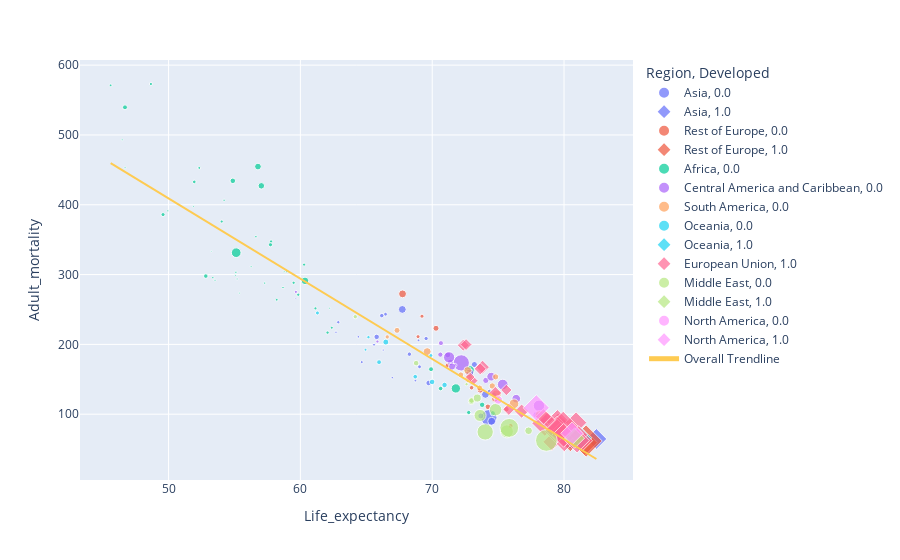

Notebook code cell kept with this figure:
### Markdown cell above
We can use colour, size and shape to visualise multidimensionality.

### Code cell
fig = px.scatter(
    data_frame=df_mean, 
    x="Life_expectancy", 
    y="Adult_mortality", 
    hover_name="Country", 
    color="Region", 
    size="GDP_per_capita", 
    symbol="Developed",
    trendline="ols", 
    trendline_scope="overall")
fig.show()

### Figure 1 — Plotly figure (JSON) as saved in the notebook; plotly's stock layout.template omitted (floating-point values rounded to 4 significant figures; data arrays with more than 128 entries replaced by an {"elided": "..."} marker saying what was removed)
{"data": [{"hovertemplate": "<b>%{hovertext}</b><br><br>Region=Asia<br>Developed=0.0<br>Life_expectancy=%{x}<br>Adult_mortality=%{y}<br>GDP_per_capita=%{marker.size}<extra></extra>", "hovertext": ["Afghanistan", "Azerbaijan", "Bangladesh", "Bhutan", "Brunei Darussalam", "Cambodia", "China", "India", "Indonesia", "Kazakhstan", "Kyrgyz Republic", "Lao PDR", "Malaysia", "Maldives", "Mongolia", "Myanmar", "Nepal", "Pakistan", "Philippines", "Singapore", "Sri Lanka", "Tajikistan", "Thailand", "Turkmenistan", "Uzbekistan", "Vietnam"], "legendgroup": "Asia, 0.0", "marker": {"color": "#636efa", "size": [408.6, 3814.0, 897.3, 1883.0, 33930.0, 805.4, 4708.0, 1112.0, 2506.0, 7986.0, 912.9, 1430.0, 7869.0, 8100.0, 2551, 730.8, 689.2, 1197, 2296.0, 44660.0, 2700.0, 709.6, 4739.0, 3840.0, 1896, 1808.0], "sizemode": "area", "sizeref": 257.4, "symbol": "circle"}, "mode": "markers", "name": "Asia, 0.0", "orientation": "v", "showlegend": true, "type": "scatter", "x": [59.66, 69.72, 68.72, 66.46, 74.3, 64.4, 73.69, 65.59, 68.27, 67.73, 68.96, 62.88, 74.04, 74.51, 66.17, 62.7, 66.28, 64.66, 69.54, 80.53, 74.69, 66.97, 73.2, 65.79, 69.04, 74.33], "xaxis": "x", "y": [265.8, 144.7, 148.1, 243.2, 94.99, 210.9, 97.51, 199.5, 186.0, 250.1, 205.7, 231.7, 128.3, 89.86, 241.2, 217.4, 191.8, 174.6, 208.4, 63.66, 128.4, 152.4, 171.2, 210.7, 167.9, 133.1], "yaxis": "y"}, {"hovertemplate": "<b>%{hovertext}</b><br><br>Region=Asia<br>Developed=1.0<br>Life_expectancy=%{x}<br>Adult_mortality=%{y}<br>GDP_per_capita=%{marker.size}<extra></extra>", "hovertext": ["Japan"], "legendgroup": "Asia, 1.0", "marker": {"color": "#636efa", "size": [32970.0], "sizemode": "area", "sizeref": 257.4, "symbol": "diamond"}, "mode": "markers", "name": "Asia, 1.0", "orientation": "v", "showlegend": true, "type": "scatter", "x": [82.46], "xaxis": "x", "y": [64.52], "yaxis": "y"}, {"hovertemplate": "<b>%{hovertext}</b><br><br>Region=Rest of Europe<br>Developed=0.0<br>Life_expectancy=%{x}<br>Adult_mortality=%{y}<br>GDP_per_capita=%{marker.size}<extra></extra>", "hovertext": ["Albania", "Armenia", "Belarus", "Bosnia and Herzegovina", "Georgia", "Moldova", "Montenegro", "North Macedonia", "Russian Federation", "Serbia", "Ukraine"], "legendgroup": "Rest of Europe, 0.0", "marker": {"color": "#EF553B", "size": [3071.0, 2657.0, 4630.0, 3798.0, 2781.0, 2068.0, 5520.0, 3971.0, 7955, 4696.0, 2157.0], "sizemode": "area", "sizeref": 257.4, "symbol": "circle"}, "mode": "markers", "name": "Rest of Europe, 0.0", "orientation": "v", "showlegend": true, "type": "scatter", "x": [75.95, 72.99, 70.29, 75.63, 71.16, 68.92, 74.76, 74.23, 67.75, 73.64, 69.22], "xaxis": "x", "y": [83.13, 137.9, 223.1, 107.1, 170.1, 211.1, 121.9, 110.6, 272.4, 134.5, 240.4], "yaxis": "y"}, {"hovertemplate": "<b>%{hovertext}</b><br><br>Region=Rest of Europe<br>Developed=1.0<br>Life_expectancy=%{x}<br>Adult_mortality=%{y}<br>GDP_per_capita=%{marker.size}<extra></extra>", "hovertext": ["Iceland", "Norway", "Switzerland", "United Kingdom"], "legendgroup": "Rest of Europe, 1.0", "marker": {"color": "#EF553B", "size": [48570.0, 72220.0, 79540.0, 42710.0], "sizemode": "area", "sizeref": 257.4, "symbol": "diamond"}, "mode": "markers", "name": "Rest of Europe, 1.0", "orientation": "v", "showlegend": true, "type": "scatter", "x": [81.58, 80.48, 81.67, 79.61], "xaxis": "x", "y": [59.15, 68.4, 61.56, 77.53], "yaxis": "y"}, {"hovertemplate": "<b>%{hovertext}</b><br><br>Region=Africa<br>Developed=0.0<br>Life_expectancy=%{x}<br>Adult_mortality=%{y}<br>GDP_per_capita=%{marker.size}<extra></extra>", "hovertext": ["Algeria", "Angola", "Benin", "Botswana", "Burkina Faso", "Burundi", "Cabo Verde", "Cameroon", "Central African Republic", "Chad", "Comoros", "Congo, Dem. Rep.", "Congo, Rep.", "Cote d'Ivoire", "Djibouti", "Egypt, Arab Rep.", "Equatorial Guinea", "Eritrea", "Eswatini", "Ethiopia", "Gabon", "Gambia, The", "Ghana", "Guinea", "Guinea-Bissau", "Kenya", "Lesotho", "Liberia", "Libya", "Madagascar", "Malawi", "Mali", "Mauritania", "Mauritius", "Morocco", "Mozambique", "Namibia", "Niger", "Nigeria", "Rwanda", "Senegal", "Seychelles", "Sierra Leone", "Somalia", "South Africa", "Tanzania", "Togo", "Tunisia", "Uganda", "Zambia", "Zimbabwe"], "legendgroup": "Africa, 0.0", "marker": {"color": "#00cc96", "size": [3745.0, 2648.0, 984.4, 5505.0, 548.8, 309.1, 2671.0, 1236.0, 466.7, 627.3, 1204.0, 393.8, 2265.0, 1679, 1334.0, 3121.0, 12070.0, 1268.0, 3098.0, 401.4, 7320, 705.2, 1358.0, 688.6, 576.5, 1270.0, 926.7, 666.3, 11190.0, 472.9, 324.7, 690.9, 1407.0, 7189.0, 2336.0, 438.8, 3944.0, 432.7, 2133, 534.8, 1130.0, 12250.0, 526.7, 263.9, 5786, 751.9, 500.2, 3586.0, 693.4, 1060.0, 1291.0], "sizemode": "area", "sizeref": 257.4, "symbol": "circle"}, "mode": "markers", "name": "Africa, 0.0", "orientation": "v", "showlegend": true, "type": "scatter", "x": [73.79, 52.83, 58.21, 57.04, 55.2, 55.08, 70.64, 54.03, 46.48, 49.94, 61.14, 55.07, 57.73, 51.95, 59.49, 69.91, 55.13, 60.28, 46.69, 58.77, 60.35, 58.68, 59.84, 55.11, 53.52, 57.77, 45.61, 57.29, 71.79, 62.23, 52.29, 53.36, 62.06, 72.85, 72.77, 51.88, 54.88, 55.37, 49.58, 58.95, 62.38, 72.84, 46.7, 53.24, 56.78, 56.62, 56.26, 74.6, 54.21, 52.33, 48.66], "xaxis": "x", "y": [113.4, 297.8, 263.9, 427.1, 293.7, 330.9, 136.7, 376.0, 493.0, 391.3, 251.6, 298.8, 342.8, 432.7, 288.3, 164.4, 331.3, 314.2, 539.6, 304.3, 291.0, 281.4, 271.1, 303.3, 291.9, 347.5, 571.1, 287.7, 136.9, 251.9, 453.4, 295.6, 216.9, 156.8, 102.4, 397.7, 434.3, 273.5, 385.9, 303.9, 223.9, 162.6, 453.0, 333.2, 454.7, 354.3, 311.3, 101.4, 406.4, 452.8, 573.0], "yaxis": "y"}, {"hovertemplate": "<b>%{hovertext}</b><br><br>Region=Central America and Caribbean<br>Developed=0.0<br>Life_expectancy=%{x}<br>Adult_mortality=%{y}<br>GDP_per_capita=%{marker.size}<extra></extra>", "hovertext": ["Antigua and Barbuda", "Bahamas, The", "Barbados", "Belize", "Costa Rica", "Cuba", "Dominican Republic", "El Salvador", "Grenada", "Guatemala", "Haiti", "Honduras", "Jamaica", "Nicaragua", "Panama", "Sao Tome and Principe", "St. Lucia", "St. Vincent and the Grenadines", "Trinidad and Tobago"], "legendgroup": "Central America and Caribbean, 0.0", "marker": {"color": "#ab63fa", "size": [14680.0, 34030.0, 16750.0, 4701.0, 9571.0, 5952.0, 5277.0, 3297.0, 8010.0, 3525, 1324.0, 2055.0, 5012.0, 1676.0, 9573.0, 1307.0, 9912.0, 6576.0, 16140.0], "sizemode": "area", "sizeref": 257.4, "symbol": "circle"}, "mode": "markers", "name": "Central America and Caribbean, 0.0", "orientation": "v", "showlegend": true, "type": "scatter", "x": [75.35, 72.21, 78.1, 71.17, 78.47, 77.89, 71.38, 70.66, 72.85, 70.62, 59.66, 72.66, 74.07, 71.74, 76.38, 65.84, 74.47, 71.51, 71.28], "xaxis": "x", "y": [142.5, 173.5, 112.1, 185.1, 93.49, 98.99, 174.2, 201.8, 159.1, 185.3, 275.2, 158.4, 148.4, 170.3, 122.2, 204.1, 153.8, 168.2, 181.5], "yaxis": "y"}, {"hovertemplate": "<b>%{hovertext}</b><br><br>Region=South America<br>Developed=0.0<br>Life_expectancy=%{x}<br>Adult_mortality=%{y}<br>GDP_per_capita=%{marker.size}<extra></extra>", "hovertext": ["Argentina", "Bolivia", "Brazil", "Chile", "Colombia", "Ecuador", "Guyana", "Paraguay", "Peru", "Suriname", "Uruguay", "Venezuela, RB"], "legendgroup": "South America, 0.0", "marker": {"color": "#FFA15A", "size": [12170.0, 2414.0, 7992.0, 11067, 4911.0, 5177.0, 4590.0, 4403.0, 4626.0, 8133.0, 12010.0, 9295.0], "sizemode": "area", "sizeref": 257.4, "symbol": "circle"}, "mode": "markers", "name": "South America, 0.0", "orientation": "v", "showlegend": true, "type": "scatter", "x": [74.86, 66.59, 72.69, 78.14, 74.81, 74.56, 67.33, 72.17, 73.59, 69.62, 76.21, 72.79], "xaxis": "x", "y": [127.9, 210.7, 162.6, 98.55, 153.5, 140.4, 220.1, 156.4, 137.6, 189.6, 115.0, 151.1], "yaxis": "y"}, {"hovertemplate": "<b>%{hovertext}</b><br><br>Region=Oceania<br>Developed=0.0<br>Life_expectancy=%{x}<br>Adult_mortality=%{y}<br>GDP_per_capita=%{marker.size}<extra></extra>", "hovertext": ["Fiji", "Kiribati", "Micronesia, Fed. Sts.", "Papua New Guinea", "Samoa", "Solomon Islands", "Timor-Leste", "Tonga", "Vanuatu"], "legendgroup": "Oceania, 0.0", "marker": {"color": "#19d3f3", "size": [4591.0, 1471.0, 2991.0, 2084.0, 3824, 1964.0, 1082.0, 3954.0, 2736.0], "sizemode": "area", "sizeref": 257.4, "symbol": "circle"}, "mode": "markers", "name": "Oceania, 0.0", "orientation": "v", "showlegend": true, "type": "scatter", "x": [66.48, 65.16, 65.97, 61.29, 70.94, 69.9, 64.94, 69.99, 68.71], "xaxis": "x", "y": [203.3, 210.3, 174.5, 245.0, 141.9, 184.1, 192.3, 146.2, 153.7], "yaxis": "y"}, {"hovertemplate": "<b>%{hovertext}</b><br><br>Region=Oceania<br>Developed=1.0<br>Life_expectancy=%{x}<br>Adult_mortality=%{y}<br>GDP_per_capita=%{marker.size}<extra></extra>", "hovertext": ["Australia", "New Zealand"], "legendgroup": "Oceania, 1.0", "marker": {"color": "#19d3f3", "size": [51750.0, 35170.0], "sizemode": "area", "sizeref": 257.4, "symbol": "diamond"}, "mode": "markers", "name": "Oceania, 1.0", "orientation": "v", "showlegend": true, "type": "scatter", "x": [81.11, 80.19], "xaxis": "x", "y": [65.96, 74.43], "yaxis": "y"}, {"hovertemplate": "<b>%{hovertext}</b><br><br>Region=European Union<br>Developed=1.0<br>Life_expectancy=%{x}<br>Adult_mortality=%{y}<br>GDP_per_capita=%{marker.size}<extra></extra>", "hovertext": ["Austria", "Belgium", "Bulgaria", "Croatia", "Cyprus", "Czechia", "Denmark", "Estonia", "Finland", "France", "Germany", "Greece", "Hungary", "Ireland", "Italy", "Latvia", "Lithuania", "Luxembourg", "Malta", "Netherlands", "Poland", "Portugal", "Romania", "Slovak Republic", "Slovenia", "Spain", "Sweden"], "legendgroup": "European Union, 1.0", "marker": {"color": "#FF6692", "size": [42376, 38782, 5702.0, 11270.0, 24680.0, 15480.0, 51490.0, 14640.0, 42460.0, 35450.0, 37390.0, 20660.0, 11130.0, 47790.0, 32280.0, 10880.0, 10670.0, 103000.0, 19670.0, 43300.0, 9789.0, 19200.0, 7011.0, 12870.0, 19580.0, 25510.0, 46750.0], "sizemode": "area", "sizeref": 257.4, "symbol": "diamond"}, "mode": "markers", "name": "European Union, 1.0", "orientation": "v", "showlegend": true, "type": "scatter", "x": [79.97, 79.55, 73.15, 75.81, 79.08, 76.78, 78.54, 73.82, 79.5, 80.91, 79.47, 79.76, 73.64, 79.48, 81.39, 72.36, 72.57, 79.94, 80.02, 79.97, 75.62, 78.74, 72.88, 74.79, 78.44, 81.11, 80.99], "xaxis": "x", "y": [78.31, 85.44, 148.0, 107.0, 60.45, 104.3, 86.87, 167.4, 89.68, 87.9, 81.36, 76.73, 165.0, 75.16, 62.06, 198.9, 199.7, 77.85, 57.71, 69.71, 134.7, 91.73, 153.2, 130.5, 96.41, 70.45, 62.07], "yaxis": "y"}, {"hovertemplate": "<b>%{hovertext}</b><br><br>Region=Middle East<br>Developed=0.0<br>Life_expectancy=%{x}<br>Adult_mortality=%{y}<br>GDP_per_capita=%{marker.size}<extra></extra>", "hovertext": ["Bahrain", "Iran, Islamic Rep.", "Iraq", "Jordan", "Kuwait", "Lebanon", "Oman", "Qatar", "Saudi Arabia", "Syrian Arab Republic", "Turkiye", "United Arab Emirates", "Yemen, Rep."], "legendgroup": "Middle East, 0.0", "marker": {"color": "#B6E880", "size": [22040.0, 4936.0, 3989.0, 4283.0, 34270.0, 7539, 20090.0, 60680.0, 18710.0, 1412.0, 8299.0, 45530.0, 2407.0], "sizemode": "area", "sizeref": 257.4, "symbol": "circle"}, "mode": "markers", "name": "Middle East, 0.0", "orientation": "v", "showlegend": true, "type": "scatter", "x": [75.66, 72.97, 68.78, 72.99, 74.02, 77.31, 74.81, 78.66, 73.63, 72.61, 73.42, 75.84, 64.16], "xaxis": "x", "y": [75.39, 118.2, 173.1, 119.7, 74.6, 76.3, 106.5, 62.4, 98.2, 143.0, 123.1, 80.41, 239.7], "yaxis": "y"}, {"hovertemplate": "<b>%{hovertext}</b><br><br>Region=Middle East<br>Developed=1.0<br>Life_expectancy=%{x}<br>Adult_mortality=%{y}<br>GDP_per_capita=%{marker.size}<extra></extra>", "hovertext": ["Israel"], "legendgroup": "Middle East, 1.0", "marker": {"color": "#B6E880", "size": [31220.0], "sizemode": "area", "sizeref": 257.4, "symbol": "diamond"}, "mode": "markers", "name": "Middle East, 1.0", "orientation": "v", "showlegend": true, "type": "scatter", "x": [80.79], "xaxis": "x", "y": [65.66], "yaxis": "y"}, {"hovertemplate": "<b>%{hovertext}</b><br><br>Region=North America<br>Developed=0.0<br>Life_expectancy=%{x}<br>Adult_mortality=%{y}<br>GDP_per_capita=%{marker.size}<extra></extra>", "hovertext": ["Mexico"], "legendgroup": "North America, 0.0", "marker": {"color": "#FF97FF", "size": [9005], "sizemode": "area", "sizeref": 257.4, "symbol": "circle"}, "mode": "markers", "name": "North America, 0.0", "orientation": "v", "showlegend": true, "type": "scatter", "x": [75.01], "xaxis": "x", "y": [120.4], "yaxis": "y"}, {"hovertemplate": "<b>%{hovertext}</b><br><br>Region=North America<br>Developed=1.0<br>Life_expectancy=%{x}<br>Adult_mortality=%{y}<br>GDP_per_capita=%{marker.size}<extra></extra>", "hovertext": ["Canada", "United States"], "legendgroup": "North America, 1.0", "marker": {"color": "#FF97FF", "size": [39680.0, 52660.0], "sizemode": "area", "sizeref": 257.4, "symbol": "diamond"}, "mode": "markers", "name": "North America, 1.0", "orientation": "v", "showlegend": true, "type": "scatter", "x": [80.61, 77.9], "xaxis": "x", "y": [72.63, 109.1], "yaxis": "y"}, {"hovertemplate": "<b>OLS trendline</b><br>Adult_mortality = -11.5024 * Life_expectancy + 984.259<br>R<sup>2</sup>=0.897727<br><br>Life_expectancy=%{x}<br>Adult_mortality=%{y} <b>(trend)</b><extra></extra>", "legendgroup": "Overall Trendline", "line": {"color": "#FECB52"}, "mode": "lines", "name": "Overall Trendline", "showlegend": true, "type": "scatter", "x": {"elided": "179 float values"}, "xaxis": "x", "y": {"elided": "179 float values"}, "yaxis": "y"}], "layout": {"legend": {"itemsizing": "constant", "title": {"text": "Region, Developed"}, "tracegroupgap": 0}, "margin": {"t": 60}, "xaxis": {"anchor": "y", "domain": [0, 1], "title": {"text": "Life_expectancy"}}, "yaxis": {"anchor": "x", "domain": [0, 1], "title": {"text": "Adult_mortality"}}}}
